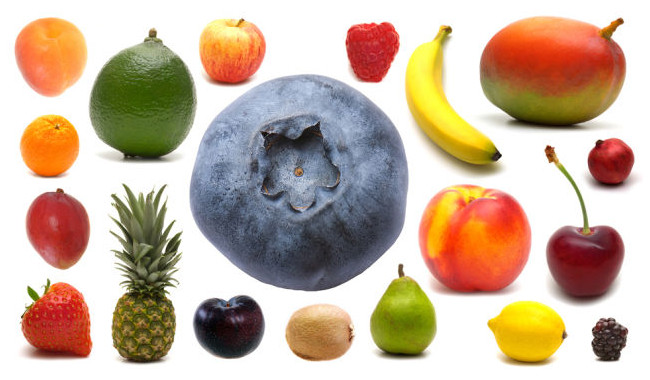
#> input picture img/fruits.jpg, 650 x 380 px
$ jupyter execute --allow-errors ObjRec_1.ipynb   (shell and % lines are left out)   (Python 2 division)
#> lines starting #> are read from the running program, lines starting #| are printed output that depends on the picture; after the words box and inside, x2 and y2 are one past the last pixel; in counts of white or black regions, pixels touching at a corner belong together
# Rozpoznawanie obiektów - przetwarzanie obrazów

<h2 id="tocheading">Table of Contents</h2>
<div id="toc"></div>

## Sprawy techniczne

[cell 1]

import matplotlib
import numpy as np
import matplotlib.pyplot as plt
import cv2

# Wyświetl obraz
def show(img):
    fig = plt.figure()
    # sprawdź rozmiar obrazu
    shp = len(img.shape)
    ax = fig.add_axes([0, 0, 1, 1])
    # dla kolorowych zmień kanały BGR-RGB
    if shp == 3:
        img = cv2.cvtColor(img, cv2.COLOR_BGR2RGB)
        ax.imshow(img)
    # dla szaroodcieniowych po prostu wyświetl
    else:
        ax.imshow(img, cmap=plt.cm.gray, vmin=0, vmax=255)

### Ładowanie obrazów

OpenCV: [cv2.imread(filename[, flags])](http://docs.opencv.org/2.4/modules/highgui/doc/reading_and_writing_images_and_video.html?highlight=imread#imread)

[cell 2]
img = cv2.imread("img/fruits.jpg")
#> img is the input picture: shape (380, 650, 3); mean B, G, R 158.3, 178, 199.7
show(img)
(sy, sx, ch) = img.shape
#> sy = 380; sx = 650; ch = 3
print "sx:", sx, "sy:", sy, "channels:", ch
#| sx: 650 sy: 380 channels: 3

## Przestrzenie barw

### Teoria

* każdy kolor można przedstawić jako sumę conajwyżej trzech niezależnych składowych
* przestrzenie addytywne i subtraktywne

### Konwersje kolorystyczne w OpenCV

[cv2.cvtColor(src, code[, dst[, dstCn]])](http://docs.opencv.org/2.4/modules/imgproc/doc/miscellaneous_transformations.html#cvtcolor)

### Jak powstaje kolor na zdjęciu

### RGB

#### Uwagi

OpenCV domyślnie ładuje obrazy w układzie **BGR**

[cell 3]
show(img[:,:,2])
show(img[:,:,1])
show(img[:,:,0])

### Przestrzeń HSV


[cell 4]
hsv = cv2.cvtColor(img, cv2.COLOR_BGR2HSV)
#> hsv: shape (380, 650, 3); mean H, S, V 38.6, 75.3, 205.5
show(hsv[:,:,0])
show(hsv[:,:,1])
show(hsv[:,:,2])

[cell 5]
hvis = hsv.copy()
hvis[:,:,1] = 255*np.ones((sy, sx))
#> hvis: shape (380, 650, 3); mean H, S, V 38.6, 255, 205.5
hvis[:,:,2] = 255*np.ones((sy, sx))
#> hvis: shape (380, 650, 3); mean H, S, V 38.6, 255, 255
hvis = cv2.cvtColor(hvis, cv2.COLOR_HSV2BGR)
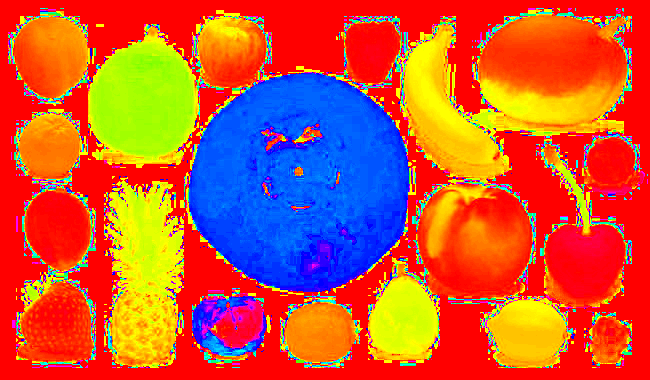
#> hvis: shape (380, 650, 3); mean B, G, R 53, 85.2, 200.9
show(hvis)

[cell 6]
hvis2 = hsv.copy()
[_, hvis2[:,:,1]] = cv2.threshold(hsv[:,:,1], 30, 255, cv2.THRESH_BINARY)
#> hvis2: shape (380, 650, 3); mean H, S, V 38.6, 134.3, 205.5
hvis2[:,:,2] = 255*np.ones((sy, sx))
#> hvis2: shape (380, 650, 3); mean H, S, V 38.6, 134.3, 255
hvis2 = cv2.cvtColor(hvis2, cv2.COLOR_HSV2BGR)
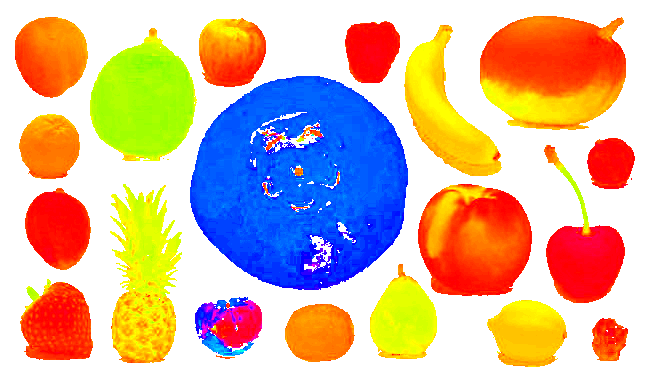
#> hvis2: shape (380, 650, 3); mean B, G, R 158.7, 182, 214.2
show(hvis2)

### Przestrzeń HSL

[cell 7]
hsl = cv2.cvtColor(img, cv2.COLOR_BGR2HLS)
#> hsl: shape (380, 650, 3); mean of channels 0, 1, 2 39.5, 179.5, 97.9
show(hsl[:,:,0])
show(hsl[:,:,2])
show(hsl[:,:,1])
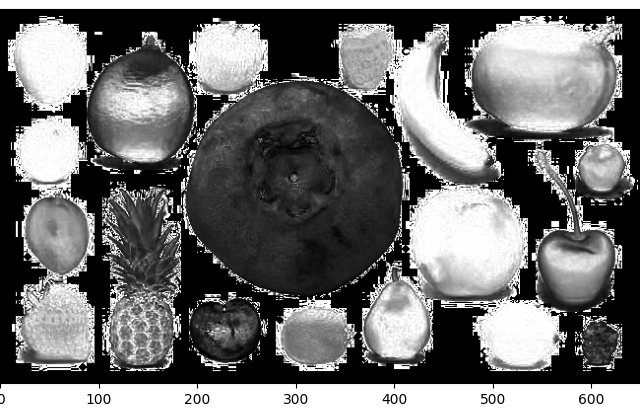
#> figure drawn by matplotlib, 1 panel
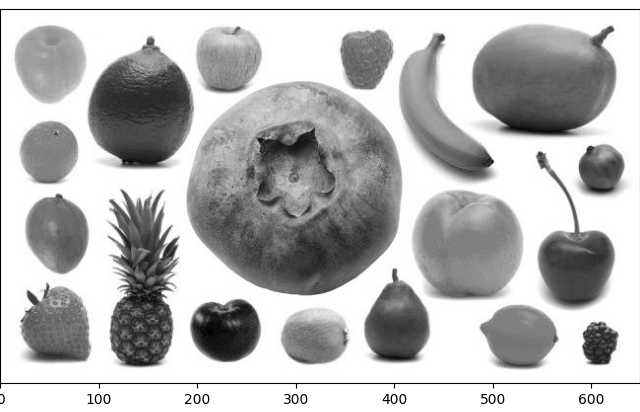
#> figure drawn by matplotlib, 1 panel

## Operacje punktowe

### Definicja

$$\forall{x,y}\;I[x,y] = fun(I[x,y])$$

### Progowanie

[cell 8]
thr = np.zeros((sy, sx), np.uint8)
for y in range(sy):
    for x in range(sx):
        if img[y,x,0] < 230:
            thr[y,x] = 255
        else:
            thr[y,x] = 0
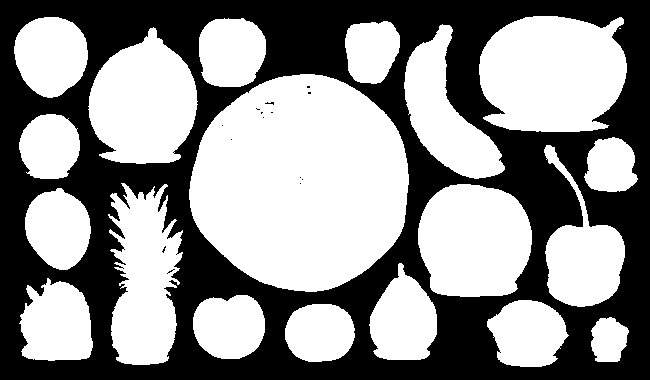
#> thr: shape (380, 650); 55.8% white; 15 black regions (14 under 20 px), largest, box (x1, y1, x2, y2) and area: (0, 0, 650, 380) 109099

show(thr)

[cell 9]
thr2 = np.zeros((sy, sx), np.uint8)
for y in range(sy):
    for x in range(sx):
        r = img[y,x,2]
        g = img[y,x,1]
        b = img[y,x,0]
        if r < 128 and g > 80 and b < 88:
            thr2[y,x] = 255
        else:
            thr2[y,x] = 0
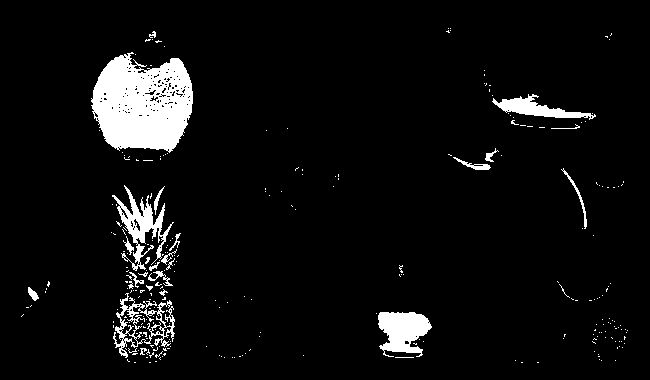
#> thr2: shape (380, 650); 5.9% white; 269 white regions (244 under 20 px), largest, box (x1, y1, x2, y2) and area: (91, 52, 193, 153) 7393, (378, 312, 432, 357) 1621, (112, 185, 174, 271) 1497

show(img)
show(thr2)

### Skala barwy H

[cell 10]
thr3 = np.zeros((sy, sx), np.uint8)
for y in range(sy):
    for x in range(sx):
        h = hsv[y,x,0]
        s = hsv[y,x,1]
        v = hsv[y,x,2]
        if h > 28 and h < 90 and s > 50:
            thr3[y,x] = 255
        else:
            thr3[y,x] = 0
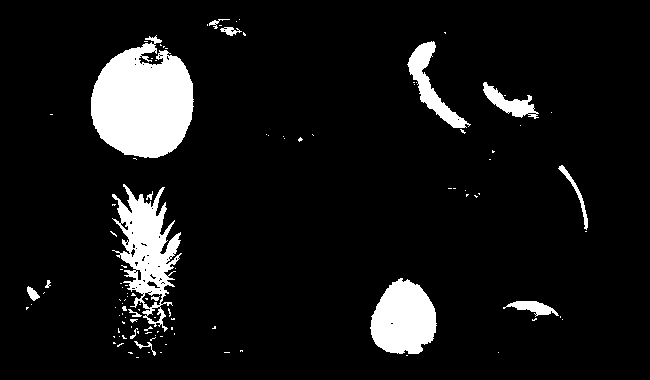
#> thr3: shape (380, 650); 8.5% white; 111 white regions (95 under 20 px), largest, box (x1, y1, x2, y2) and area: (91, 35, 194, 158) 9017, (112, 184, 182, 332) 4411, (370, 278, 437, 354) 3755

show(img)
show(thr3)

### Zmiana jasności

[cell 11]
val = 150

br = img.copy()
br = br + val
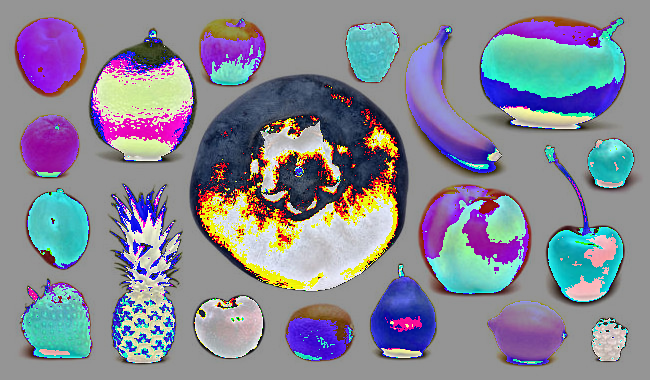
#> br: shape (380, 650, 3); mean B, G, R 149.5, 135.9, 134.4
show(br)

[cell 12]
br2 = img.copy()
br2[:,:,0] = cv2.add(br2[:,:,0], val);
br2[:,:,1] = cv2.add(br2[:,:,1], val);
br2[:,:,2] = cv2.add(br2[:,:,2], val);
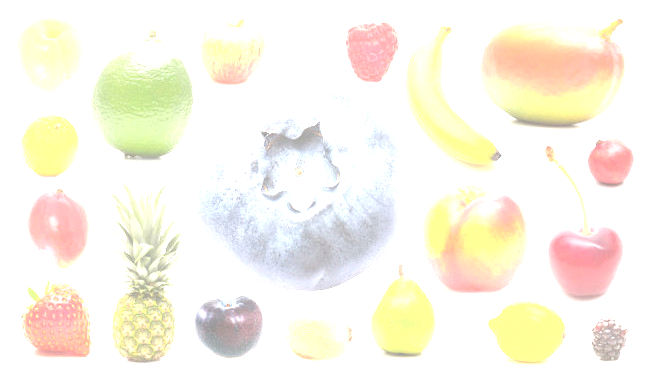
#> br2: shape (380, 650, 3); mean B, G, R 232.5, 245.3, 249.9
show(br2)

## Operacje obszarowe

### Definicja

* wartość zależy od wartości piksela **oraz jego otoczenia**
* filtry rankingowe
* filtry macierzowe

### Rozmycie

[cell 13]
blur1 = cv2.GaussianBlur(img, (3, 3), 3)
show(blur1)
blur2 = cv2.GaussianBlur(img, (5, 5), 5)
show(blur2)
blur3 = cv2.GaussianBlur(img, (13, 13), 20)
show(blur3)

### Operacje morfologiczne

[cell 14]
show(thr)
kernel = np.ones((3,3),np.uint8)
kernel = np.array([ [0,1,1,1,0],
                    [1,1,1,1,1],
                    [1,1,1,1,1],
                    [1,1,1,1,1],
                    [0,1,1,1,0] ], np.uint8)

#fil = cv2.dilate(thr, kernel, iterations = 1)
#fil = cv2.erode(fil, kernel, iterations = 1)
#show(fil)
#kernel = np.array([ [0,1,1,1,0],
#                    [1,1,1,1,1],
#                    [1,1,1,1,1],
#                    [1,1,1,1,1],
#                    [0,1,1,1,0] ], np.uint8)

opn = cv2.morphologyEx(thr, cv2.MORPH_CLOSE, kernel, iterations = 1)#
opn = cv2.morphologyEx(opn, cv2.MORPH_OPEN, kernel, iterations = 2)
show(opn)
#> opn: shape (380, 650); 55.5% white; 1 black region, box (x1, y1, x2, y2) and area: (0, 0, 650, 380) 109866

## Detekcja krawędzi

[OpenCV::Canny](http://docs.opencv.org/2.4/doc/tutorials/imgproc/imgtrans/canny_detector/canny_detector.html)

[cell 15]
edges = opn.copy()
edges = cv2.Canny(edges, 120, 220)
show(edges)
#> edges: shape (380, 650); 2.5% white in thin lines or dots, all inside (x1, y1, x2, y2) = (13, 15, 637, 367)

## Segmentacja obrazu - detekcja konturów

[cell 16]
all_contours, _ = cv2.findContours(edges, cv2.RETR_EXTERNAL, cv2.CHAIN_APPROX_SIMPLE)
edge_img = img.copy()
for i in range(len(all_contours)):
    r = np.random.randint(100, 228)
    g = np.random.randint(100, 228)
    b = np.random.randint(100, 228)
    cv2.drawContours(edge_img, all_contours, i, (b, g, r), 3)
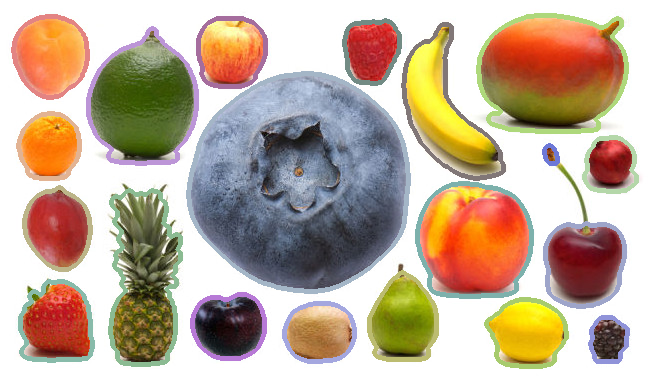
#> edge_img: shape (380, 650, 3); 10.69% of pixels changed, all inside (x1, y1, x2, y2) = (11, 13, 639, 369)
    # Filled
    #cv2.drawContours(edge_img, all_contours, i, (b, g, r), -1)

#cv2.drawContours(edge_img, all_contours, 11, (b, g, r), -1)
show(edge_img)

$ run again, with img/bayer.jpg copied over img/fruits.jpg
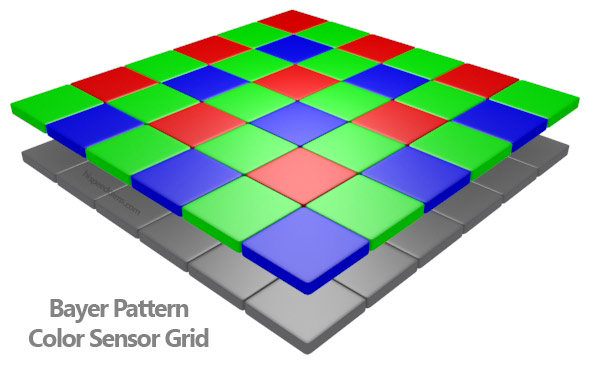
#> input picture img/bayer.jpg, 600 x 372 px
#> img is the input picture: shape (372, 600, 3); mean B, G, R 183.9, 195.5, 177.1
#| sx: 600 sy: 372 channels: 3
#> hsv: shape (372, 600, 3); mean H, S, V 32, 72.7, 226.7
#> hsl: shape (372, 600, 3); mean of channels 0, 1, 2 34.6, 195.3, 84.9
#> after the loop `for y in range(sy):`:
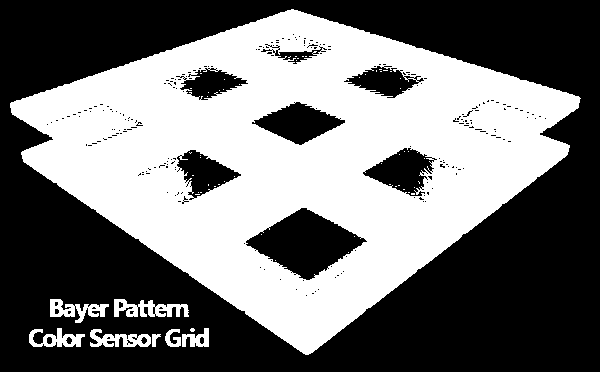
#> thr: shape (372, 600); 45.3% white; 61 white regions (53 under 20 px), largest, box (x1, y1, x2, y2) and area: (10, 9, 581, 355) 97794, (114, 299, 189, 317) 775, (50, 299, 109, 323) 638
#> opn: shape (372, 600); 46% white; 8 white regions, largest, box (x1, y1, x2, y2) and area: (11, 10, 580, 354) 99532, (114, 299, 188, 317) 933, (50, 299, 105, 321) 770
#> edges: shape (372, 600); 1.6% white in thin lines or dots, all inside (x1, y1, x2, y2) = (10, 9, 580, 354)
#> after the loop `for i in range(len(all_contours)):`:
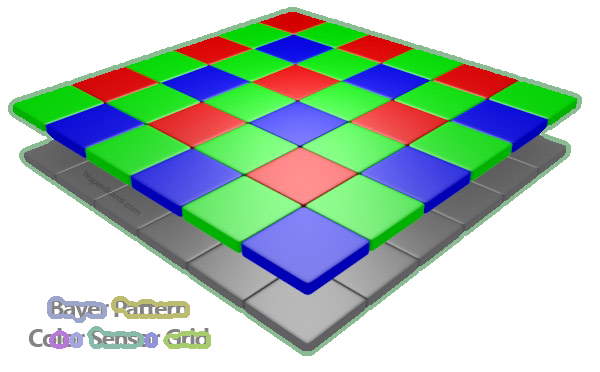
#> edge_img: shape (372, 600, 3); 4.28% of pixels changed, all inside (x1, y1, x2, y2) = (8, 7, 582, 356)
